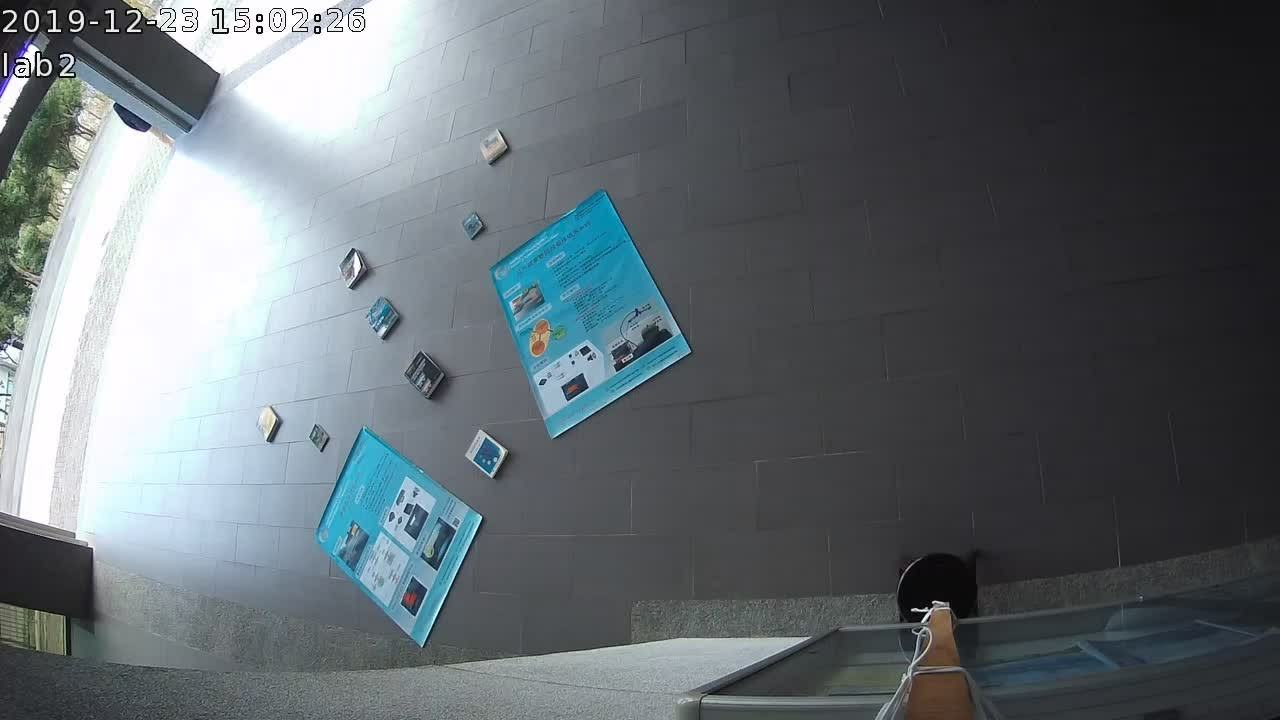
#> input picture python/final/tmp/cylindr/1B.jpg, 1280 x 720 px
$ python b_cylindrical.py
#> lines starting #> are read from the running program, lines starting #| are printed output that depends on the picture
import cv2
import numpy as np

def rotate(img, angle, center=None, scale=1.0):
	#img=cv2.imread(img)
	(h,w)=img.shape[:2]
	center=(w/2,h/2)
	M=cv2.getRotationMatrix2D(center, angle, scale)
	result= cv2.warpAffine(img,M,(w,h))
	return result

def cylindricalWarp(img, K):
    """This function returns the cylindrical warp for a given image and intrinsics matrix K"""
    h_,w_ = img.shape[:2]
    # pixel coordinates
    y_i, x_i = np.indices((h_,w_))
    X = np.stack([x_i,y_i,np.ones_like(x_i)],axis=-1).reshape(h_*w_,3) # to homog
    Kinv = np.linalg.inv(K)
    X = Kinv.dot(X.T).T # normalized coords
    # calculate cylindrical coords (sin\theta, h, cos\theta)
    A = np.stack([np.sin(X[:,0]),X[:,1],np.cos(X[:,0])],axis=-1).reshape(w_*h_,3)
    B = K.dot(A.T).T # project back to image-pixels plane
    # back from homog coords
    B = B[:,:-1] / B[:,[-1]]
    # make sure warp coords only within image bounds
    B[(B[:,0] < 0) | (B[:,0] >= w_) | (B[:,1] < 0) | (B[:,1] >= h_)] = -1
    B = B.reshape(h_,w_,-1)

    img_rgba = cv2.cvtColor(img,cv2.COLOR_BGR2BGRA) # for transparent borders...
    # warp the image according to cylindrical coords
    return cv2.remap(img_rgba, B[:,:,0].astype(np.float32), B[:,:,1].astype(np.float32), cv2.INTER_AREA, borderMode=cv2.BORDER_TRANSPARENT)

if __name__ == '__main__':
  img = cv2.imread("1B.jpg")
#> img is the input picture: shape (720, 1280, 3); mean B, G, R 110.7, 106, 98.3
  img = rotate(img,-90)
#> in rotate, `result= cv2.warpAffine(img,M,(w,h))`:
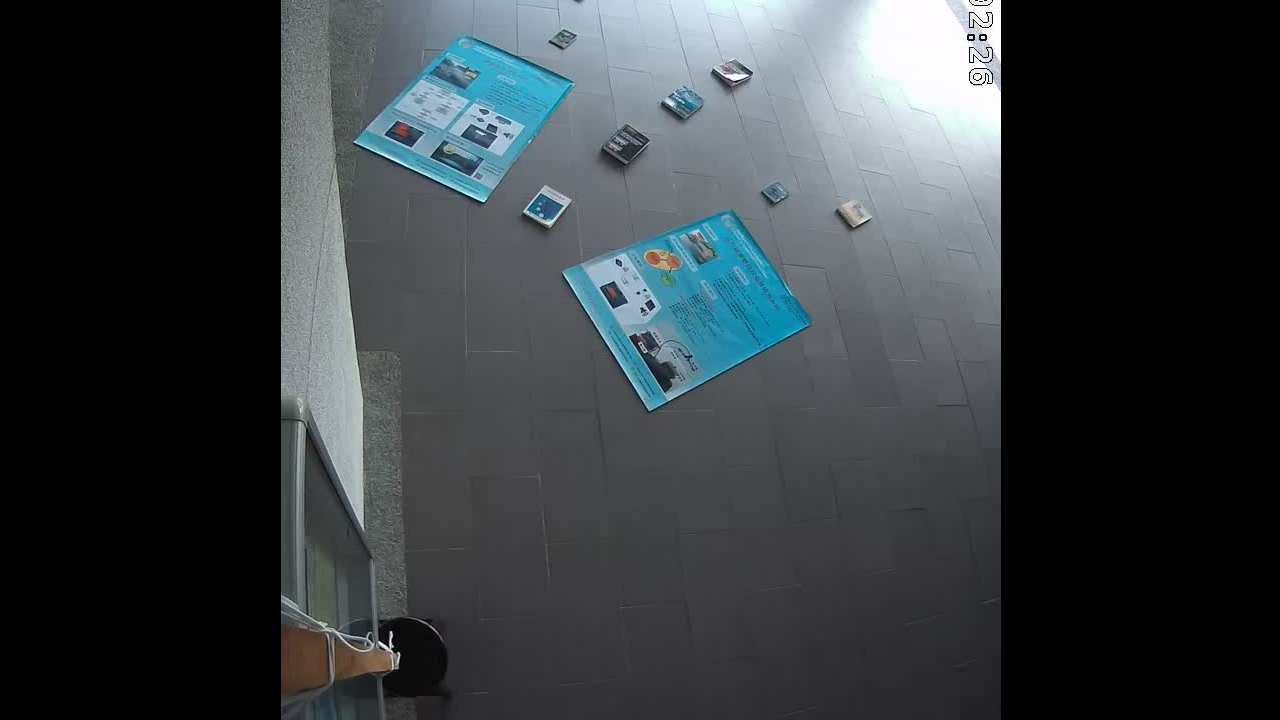
#> result: shape (720, 1280, 3); mean B, G, R 62.2, 58.9, 53.2
  h, w = img.shape[:2]
#> h = 720; w = 1280
  K = np.array([[1200,0,w/2],[0,1200,h/2],[0,0,1]]) # mock intrinsics
  img_cyl = cylindricalWarp(img, K)
#> in cylindricalWarp, `return cv2.remap(img_rgba, B[:,:,0].astype(np.float32), B[:,:,1].astyp..`:
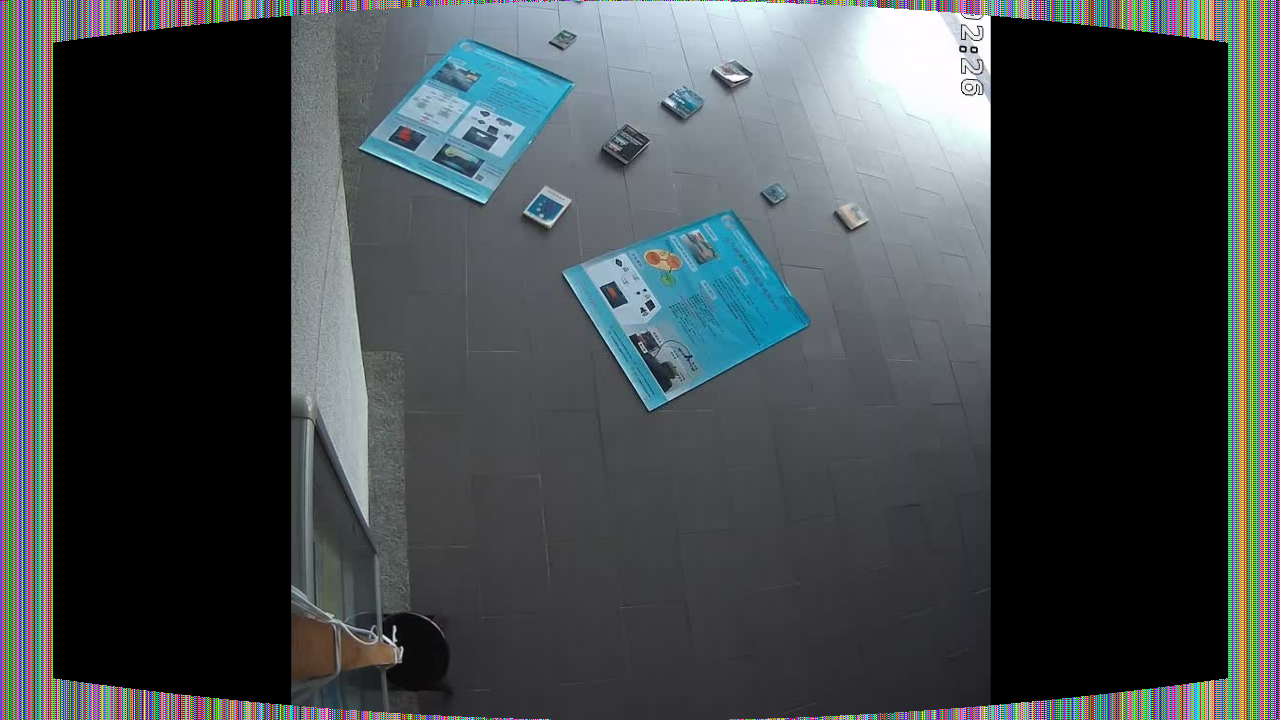
#> returned value: shape (720, 1280, 4); mean of channels 0, 1, 2, 3 74.9, 71.2, 65.2, 237.4; drawn as B, G, R
  cv2.imwrite("image_cyl_b.png", img_cyl)
